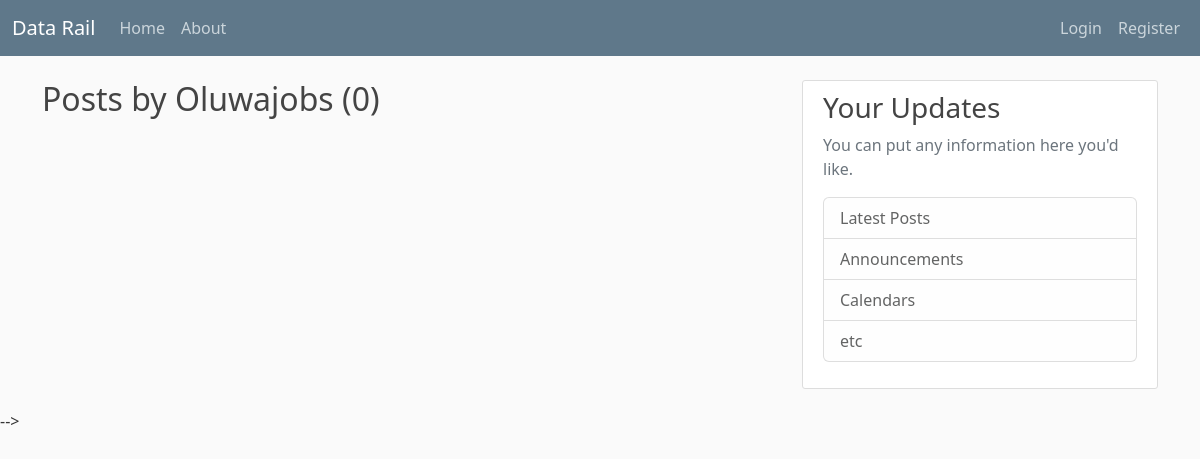
Before: /user/Oluwajobs with the older database file.
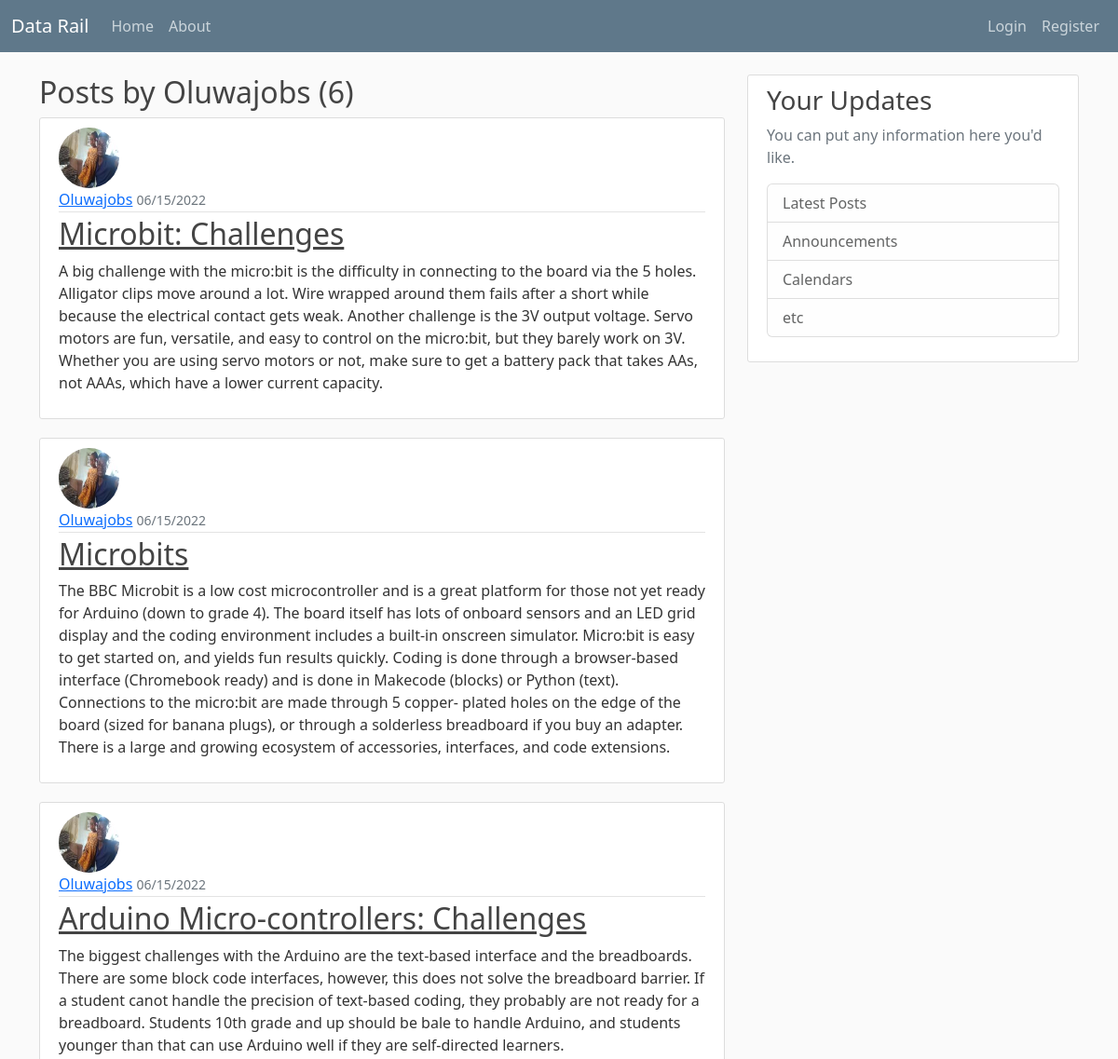
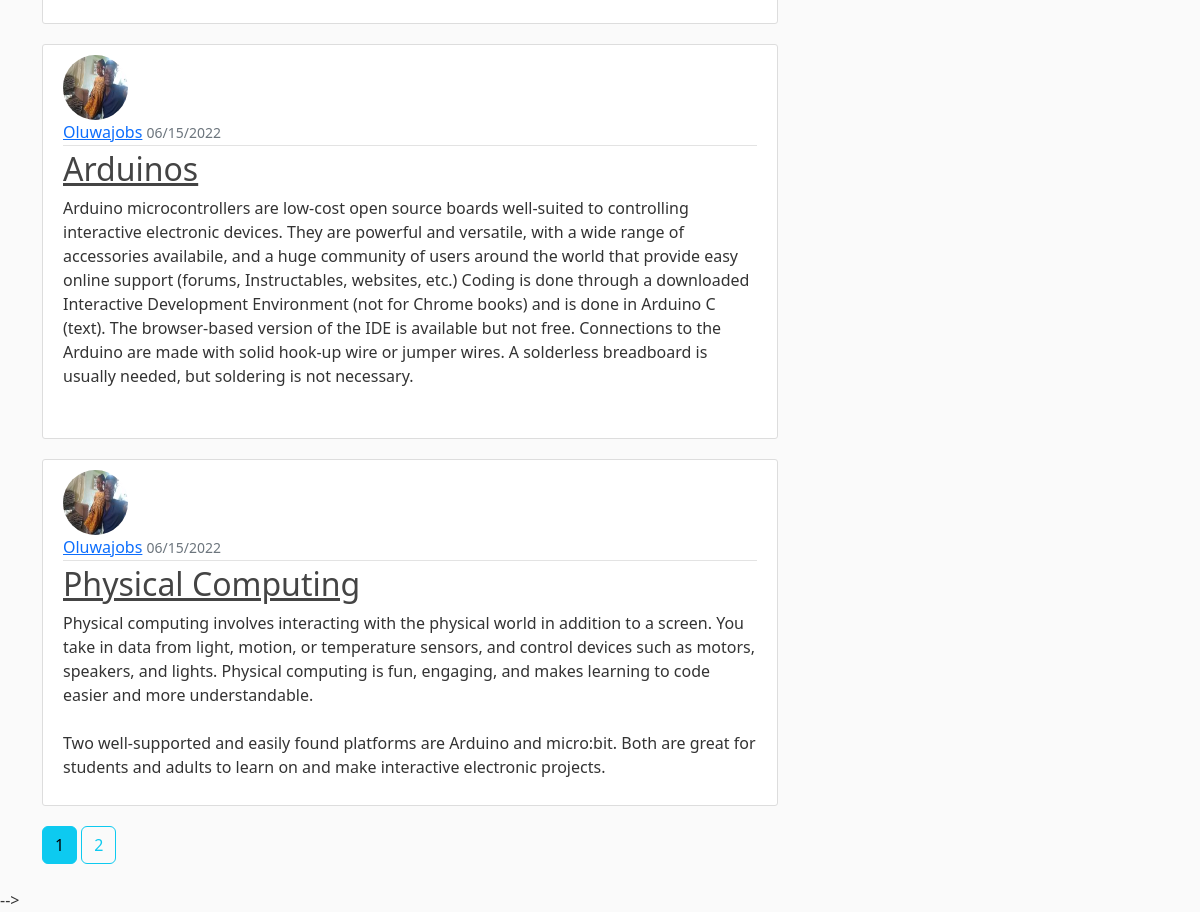
After: the same page with the newer database file (2 pictures, top to bottom).
### datarail/models.py (models this page shows, shortened)
class Post(db.Model, UserMixin):
    id = db.Column(db.Integer, primary_key=True)
    title = db.Column(db.String(60), nullable=False, unique=True)
    date_posted = db.Column(db.DateTime, nullable=False,
                            default=datetime.utcnow)
    content = db.Column(db.Text, nullable=False)
    user_id = db.Column(db.Integer, db.ForeignKey('user.id'), nullable=False)

class User(db.Model, UserMixin):
    id = db.Column(db.Integer, primary_key=True)
    username = db.Column(db.String(20), nullable=False, unique=True)
    email = db.Column(db.String(50), nullable=False, unique=True)
    image_file = db.Column(
        db.String(120), nullable=False, default='default.jpg')
    password = db.Column(db.String(60), nullable=False)
    post = db.relationship('Post', backref='author', lazy=True)

### datarail/routes.py (the view)
@app.route("/user/<string:username>")
def user_post(username):
    page = request.args.get("page", 1, type=int)
    user = User.query.filter_by(username=username).first_or_404()  # Getting the username of the post
    posts = Post.query.filter_by(author=user).order_by(
        Post.date_posted.desc()).paginate(page=page, per_page=5)
    return render_template('user_post.html', posts=posts, user=user)

### datarail/templates/user_post.html
{%extends 'layout.html'%}
{%block content%}
<h2>Posts by {{user.username}} ({{posts.total}})</h2>
{%for post in posts.items %}
<article class="media content-section">
    <img class="rounded-circle article-img"
        src="{{ url_for('static', filename='profile_pics/' + post.author.image_file) }}" alt="profile picture">
    <div class="media-body">
        <div class="article-metadata">
            <a class="mr-2" href="{{url_for('user_post', username=post.author.username)}}">{{ post.author.username }}</a>
            <small class="text-muted">{{ post.date_posted.strftime('%m/%d/%Y') }}</small>
        </div>
        <h2><a class="article-title" href="{{url_for('post', post_id=post.id)}}">{{ post.title }}</a></h2>
        <p class="article-content">{{ post.content }}</p>
    </div>
</article>
{%endfor%}
{% for page_num in posts.iter_pages(left_edge=1, left_current=1, right_edge=1, right_current=2) %}
{% if page_num %}
{% if posts.page == page_num %}
<a class="btn btn-info mb-4" href="{{url_for('user_post', username= user.username, page=page_num)}}">{{page_num}}</a>
{% else %}
<a class="btn btn-outline-info mb-4" href="{{url_for('user_post', username= user.username, page=page_num)}}">{{page_num}}</a>
{% endif %}
{% else %}
...
{% endif %}
{% endfor %}
{%endblock content%}

Changed rows visible on the page:
added Post: image_file (picture), author.username "Oluwajobs", date_posted "06/15/2022", title "Microbit: Challenges", content "A big challenge with the micro:bit is the difficulty in connecting to the board via the 5 holes. Alligator clips move around a lot. Wire wrapped around them fails after a short while because the electrical contact gets weak. Another challenge is the 3V output voltage. Servo motors are fun, versatile, and easy to control on the micro:bit, but they barely work on 3V. Whether you are using servo motors or not, make sure to get a battery pack that takes AAs, not AAAs, which have a lower current capacity."
added Post: image_file (picture), author.username "Oluwajobs", date_posted "06/15/2022", title "Microbits", content "The BBC Microbit is a low cost microcontroller and is a great platform for those not yet ready for Arduino (down to grade 4). ​The board itself has lots of onboard sensors and an LED grid display and the coding environment includes a built-in onscreen simulator. Micro:bit is easy to get started on, and yields fun results quickly. Coding is done through a browser-based interface (Chromebook ready) and is done in Makecode (blocks) or Python (text). Connections to the micro:bit are made through 5 copper- plated holes on the edge of the board (sized for banana plugs), or through a solderless breadboard if you buy an adapter. There is a large and growing ecosystem of accessories, interfaces, and…"
added Post: image_file (picture), author.username "Oluwajobs", date_posted "06/15/2022", title "Arduino Micro-controllers: Challenges", content "The biggest challenges with the Arduino are the text-based interface and the breadboards. There are some block code interfaces, however, this does not solve the breadboard barrier. If a student canot handle the precision of text-based coding, they probably are not ready for a breadboard. Students 10th grade and up should be bale to handle Arduino, and students younger than that can use Arduino well if they are self-directed learners."
added Post: image_file (picture), author.username "Oluwajobs", date_posted "06/15/2022", title "Arduinos", content "Arduino microcontrollers are low-cost open source boards well-suited to controlling interactive electronic devices. They are powerful and versatile, with a wide range of accessories availabile, and a huge community of users around the world that provide easy online support (forums, Instructables, websites, etc.) Coding is done through a downloaded Interactive Development Environment (not for Chrome books) and is done in Arduino C (text). The browser-based version of the IDE is available but not free. Connections to the Arduino are made with solid hook-up wire or jumper wires. A solderless breadboard is usually needed, but soldering is not necessary. ​​"
added Post: image_file (picture), author.username "Oluwajobs", date_posted "06/15/2022", title "Physical Computing", content "Physical computing involves interacting with the physical world in addition to a screen. You take in data from light, motion, or temperature sensors, and control devices such as motors, speakers, and lights. Physical computing is fun, engaging, and makes learning to code easier and more understandable. Two well-supported and easily found platforms are Arduino and micro:bit. Both are great for students and adults to learn on and make interactive electronic projects."
Other visible differences:
{{ posts.total }}: "0" → "6"
new list line: "1"
new list line: "2"
